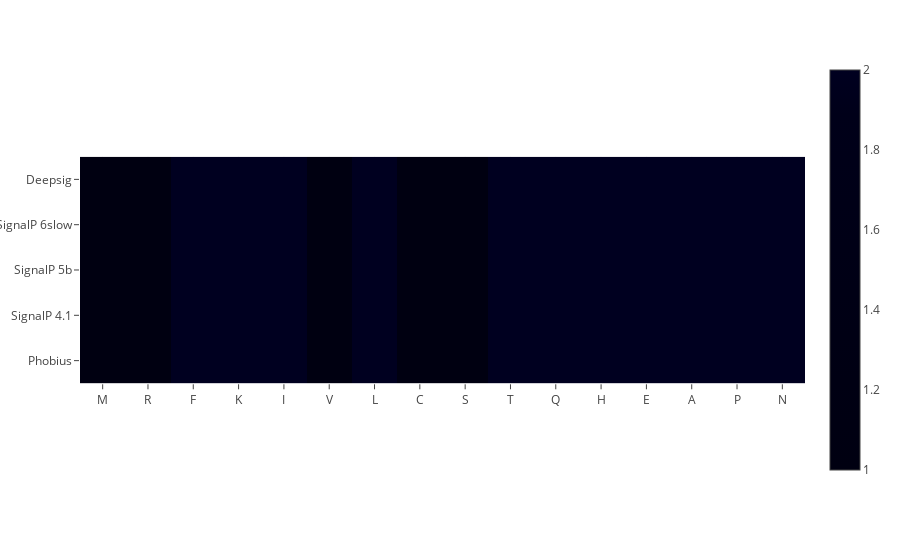

Notebook cell for this chart:
### Code cell
px.imshow(imdf.T)

### Figure 1 — Plotly figure (JSON) as saved in the notebook; plotly's stock layout.template omitted (floating-point values rounded to 4 significant figures; data arrays with more than 128 entries replaced by an {"elided": "..."} marker saying what was removed)
{"data": [{"coloraxis": "coloraxis", "hovertemplate": "x: %{x}<br>y: %{y}<br>color: %{z}<extra></extra>", "name": "0", "type": "heatmap", "x": ["M", "R", "F", "K", "K", "I", "V", "L", "V", "I", "L", "C", "S", "T", "L", "Q", "V", "I", "L", "H", "Q", "E", "K", "A", "P", "N", "I", "L", "T", "T", "I", "Q", "H", "F", "Q"], "xaxis": "x", "y": ["Deepsig", "SignalP 6slow", "SignalP 5b", "SignalP 4.1", "Phobius"], "yaxis": "y", "z": {"elided": "5x35 int values"}}], "layout": {"coloraxis": {"colorscale": [[0, "#000011"], [0.1111, "#000012"], [0.2222, "#000013"], [0.3333, "#000014"], [0.4444, "#000015"], [0.5556, "#000016"], [0.6667, "#000017"], [0.7778, "#000018"], [0.8889, "#000019"], [1, "#000020"]]}, "margin": {"t": 60}, "xaxis": {"anchor": "y", "constrain": "domain", "domain": [0, 1], "scaleanchor": "y", "type": "category"}, "yaxis": {"anchor": "x", "autorange": "reversed", "constrain": "domain", "domain": [0, 1], "type": "category"}}}
